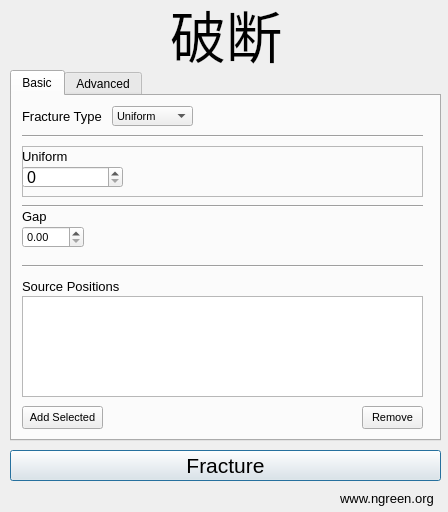
<?xml version="1.0" encoding="UTF-8"?>
<ui version="4.0">
 <class>Dialog</class>
 <widget class="QDialog" name="Dialog">
  <property name="geometry">
   <rect>
    <x>0</x>
    <y>0</y>
    <width>448</width>
    <height>512</height>
   </rect>
  </property>
  <property name="windowTitle">
   <string>Dialog</string>
  </property>
  <widget class="QLabel" name="lbl_title">
   <property name="geometry">
    <rect>
     <x>170</x>
     <y>0</y>
     <width>112</width>
     <height>68</height>
    </rect>
   </property>
   <property name="font">
    <font>
     <pointsize>42</pointsize>
    </font>
   </property>
   <property name="text">
    <string>破断</string>
   </property>
  </widget>
  <widget class="QPushButton" name="btn_fracture">
   <property name="geometry">
    <rect>
     <x>10</x>
     <y>450</y>
     <width>431</width>
     <height>31</height>
    </rect>
   </property>
   <property name="font">
    <font>
     <pointsize>16</pointsize>
    </font>
   </property>
   <property name="text">
    <string>Fracture</string>
   </property>
  </widget>
  <widget class="QTabWidget" name="tab_main">
   <property name="geometry">
    <rect>
     <x>10</x>
     <y>70</y>
     <width>431</width>
     <height>371</height>
    </rect>
   </property>
   <property name="currentIndex">
    <number>0</number>
   </property>
   <widget class="QWidget" name="tabpage_basic">
    <attribute name="title">
     <string>Basic</string>
    </attribute>
    <widget class="QLabel" name="lbl_fracture_type">
     <property name="geometry">
      <rect>
       <x>10</x>
       <y>10</y>
       <width>91</width>
       <height>21</height>
      </rect>
     </property>
     <property name="font">
      <font>
       <pointsize>10</pointsize>
      </font>
     </property>
     <property name="text">
      <string>Fracture Type</string>
     </property>
    </widget>
    <widget class="QComboBox" name="cb_fracture_type">
     <property name="geometry">
      <rect>
       <x>100</x>
       <y>10</y>
       <width>81</width>
       <height>20</height>
      </rect>
     </property>
     <property name="font">
      <font>
       <pointsize>8</pointsize>
      </font>
     </property>
     <item>
      <property name="text">
       <string>Uniform</string>
      </property>
     </item>
     <item>
      <property name="text">
       <string>Cluster</string>
      </property>
     </item>
     <item>
      <property name="text">
       <string>Bezier</string>
      </property>
     </item>
    </widget>
    <widget class="Line" name="splitter_a">
     <property name="geometry">
      <rect>
       <x>10</x>
       <y>30</y>
       <width>401</width>
       <height>20</height>
      </rect>
     </property>
     <property name="orientation">
      <enum>Qt::Horizontal</enum>
     </property>
    </widget>
    <widget class="QLabel" name="lbl_gap">
     <property name="geometry">
      <rect>
       <x>10</x>
       <y>110</y>
       <width>61</width>
       <height>21</height>
      </rect>
     </property>
     <property name="font">
      <font>
       <pointsize>10</pointsize>
      </font>
     </property>
     <property name="text">
      <string>Gap</string>
     </property>
    </widget>
    <widget class="QDoubleSpinBox" name="spinner_gap">
     <property name="geometry">
      <rect>
       <x>10</x>
       <y>130</y>
       <width>62</width>
       <height>22</height>
      </rect>
     </property>
     <property name="font">
      <font>
       <pointsize>8</pointsize>
      </font>
     </property>
    </widget>
    <widget class="Line" name="splitter_b">
     <property name="geometry">
      <rect>
       <x>10</x>
       <y>100</y>
       <width>401</width>
       <height>20</height>
      </rect>
     </property>
     <property name="orientation">
      <enum>Qt::Horizontal</enum>
     </property>
    </widget>
    <widget class="Line" name="splitter_c">
     <property name="geometry">
      <rect>
       <x>10</x>
       <y>160</y>
       <width>401</width>
       <height>20</height>
      </rect>
     </property>
     <property name="orientation">
      <enum>Qt::Horizontal</enum>
     </property>
    </widget>
    <widget class="QLabel" name="lbl_source_positions">
     <property name="geometry">
      <rect>
       <x>10</x>
       <y>180</y>
       <width>101</width>
       <height>21</height>
      </rect>
     </property>
     <property name="font">
      <font>
       <pointsize>10</pointsize>
      </font>
     </property>
     <property name="text">
      <string>Source Positions</string>
     </property>
    </widget>
    <widget class="QPushButton" name="btn_remove_source_position">
     <property name="geometry">
      <rect>
       <x>350</x>
       <y>310</y>
       <width>61</width>
       <height>23</height>
      </rect>
     </property>
     <property name="font">
      <font>
       <pointsize>8</pointsize>
      </font>
     </property>
     <property name="text">
      <string>Remove</string>
     </property>
    </widget>
    <widget class="QPushButton" name="btn_add_selected_source_position">
     <property name="geometry">
      <rect>
       <x>10</x>
       <y>310</y>
       <width>81</width>
       <height>23</height>
      </rect>
     </property>
     <property name="font">
      <font>
       <pointsize>8</pointsize>
      </font>
     </property>
     <property name="text">
      <string>Add Selected</string>
     </property>
    </widget>
    <widget class="QListView" name="lv_source_positions">
     <property name="geometry">
      <rect>
       <x>10</x>
       <y>200</y>
       <width>401</width>
       <height>101</height>
      </rect>
     </property>
    </widget>
    <widget class="QFrame" name="frame_uniform">
     <property name="geometry">
      <rect>
       <x>10</x>
       <y>50</y>
       <width>401</width>
       <height>51</height>
      </rect>
     </property>
     <property name="frameShape">
      <enum>QFrame::StyledPanel</enum>
     </property>
     <property name="frameShadow">
      <enum>QFrame::Raised</enum>
     </property>
     <widget class="QSpinBox" name="spin_uniform_uniform">
      <property name="geometry">
       <rect>
        <x>0</x>
        <y>20</y>
        <width>101</width>
        <height>22</height>
       </rect>
      </property>
      <property name="font">
       <font>
        <pointsize>12</pointsize>
       </font>
      </property>
     </widget>
     <widget class="QLabel" name="lbl_uniform_uniform">
      <property name="geometry">
       <rect>
        <x>0</x>
        <y>0</y>
        <width>101</width>
        <height>21</height>
       </rect>
      </property>
      <property name="font">
       <font>
        <pointsize>10</pointsize>
       </font>
      </property>
      <property name="text">
       <string>Uniform</string>
      </property>
     </widget>
     <zorder>spin_uniform_uniform</zorder>
     <zorder>lbl_uniform_uniform</zorder>
     <zorder>horizontalLayoutWidget</zorder>
    </widget>
    <zorder>lbl_fracture_type</zorder>
    <zorder>cb_fracture_type</zorder>
    <zorder>splitter_a</zorder>
    <zorder>lbl_gap</zorder>
    <zorder>spinner_gap</zorder>
    <zorder>splitter_b</zorder>
    <zorder>splitter_c</zorder>
    <zorder>lbl_source_positions</zorder>
    <zorder>btn_remove_source_position</zorder>
    <zorder>btn_add_selected_source_position</zorder>
    <zorder>lv_source_positions</zorder>
    <zorder>frame_uniform</zorder>
    <zorder>lbl_title</zorder>
   </widget>
   <widget class="QWidget" name="tabpage_advanced">
    <attribute name="title">
     <string>Advanced</string>
    </attribute>
    <widget class="QLineEdit" name="txt_generated_command">
     <property name="geometry">
      <rect>
       <x>10</x>
       <y>30</y>
       <width>401</width>
       <height>20</height>
      </rect>
     </property>
     <property name="font">
      <font>
       <pointsize>8</pointsize>
      </font>
     </property>
    </widget>
    <widget class="QLabel" name="lbl_generated_command">
     <property name="geometry">
      <rect>
       <x>10</x>
       <y>10</y>
       <width>121</width>
       <height>16</height>
      </rect>
     </property>
     <property name="font">
      <font>
       <pointsize>10</pointsize>
      </font>
     </property>
     <property name="text">
      <string>Generated Command</string>
     </property>
    </widget>
   </widget>
  </widget>
  <widget class="QFrame" name="frame_cluster">
   <property name="geometry">
    <rect>
     <x>470</x>
     <y>220</y>
     <width>401</width>
     <height>51</height>
    </rect>
   </property>
   <property name="frameShape">
    <enum>QFrame::StyledPanel</enum>
   </property>
   <property name="frameShadow">
    <enum>QFrame::Raised</enum>
   </property>
   <widget class="QSpinBox" name="spin_cluster_uniform">
    <property name="geometry">
     <rect>
      <x>0</x>
      <y>20</y>
      <width>101</width>
      <height>22</height>
     </rect>
    </property>
    <property name="font">
     <font>
      <pointsize>10</pointsize>
     </font>
    </property>
   </widget>
   <widget class="QLabel" name="lbl_cluster_uniform">
    <property name="geometry">
     <rect>
      <x>0</x>
      <y>0</y>
      <width>101</width>
      <height>21</height>
     </rect>
    </property>
    <property name="font">
     <font>
      <pointsize>10</pointsize>
     </font>
    </property>
    <property name="text">
     <string>Uniform</string>
    </property>
   </widget>
   <widget class="QDoubleSpinBox" name="spin_cluster_flux">
    <property name="geometry">
     <rect>
      <x>330</x>
      <y>20</y>
      <width>62</width>
      <height>22</height>
     </rect>
    </property>
    <property name="font">
     <font>
      <pointsize>10</pointsize>
     </font>
    </property>
   </widget>
   <widget class="QLabel" name="lbl_cluster_flux">
    <property name="geometry">
     <rect>
      <x>330</x>
      <y>0</y>
      <width>61</width>
      <height>21</height>
     </rect>
    </property>
    <property name="font">
     <font>
      <pointsize>10</pointsize>
     </font>
    </property>
    <property name="text">
     <string>Flux</string>
    </property>
   </widget>
   <widget class="QLabel" name="lbl_cluster_primary">
    <property name="geometry">
     <rect>
      <x>110</x>
      <y>0</y>
      <width>101</width>
      <height>21</height>
     </rect>
    </property>
    <property name="font">
     <font>
      <pointsize>10</pointsize>
     </font>
    </property>
    <property name="text">
     <string>Primary</string>
    </property>
   </widget>
   <widget class="QSpinBox" name="spin_cluster_primary">
    <property name="geometry">
     <rect>
      <x>110</x>
      <y>20</y>
      <width>101</width>
      <height>22</height>
     </rect>
    </property>
    <property name="font">
     <font>
      <pointsize>10</pointsize>
     </font>
    </property>
   </widget>
   <widget class="QLabel" name="lbl_cluster_secondary">
    <property name="geometry">
     <rect>
      <x>220</x>
      <y>0</y>
      <width>101</width>
      <height>21</height>
     </rect>
    </property>
    <property name="font">
     <font>
      <pointsize>10</pointsize>
     </font>
    </property>
    <property name="text">
     <string>Secondary</string>
    </property>
   </widget>
   <widget class="QSpinBox" name="spin_cluster_secondary">
    <property name="geometry">
     <rect>
      <x>220</x>
      <y>20</y>
      <width>101</width>
      <height>22</height>
     </rect>
    </property>
    <property name="font">
     <font>
      <pointsize>10</pointsize>
     </font>
    </property>
   </widget>
  </widget>
  <widget class="QFrame" name="frame_bezier">
   <property name="geometry">
    <rect>
     <x>470</x>
     <y>140</y>
     <width>401</width>
     <height>51</height>
    </rect>
   </property>
   <property name="frameShape">
    <enum>QFrame::StyledPanel</enum>
   </property>
   <property name="frameShadow">
    <enum>QFrame::Raised</enum>
   </property>
   <widget class="QSpinBox" name="spin_uniform_bezier">
    <property name="geometry">
     <rect>
      <x>0</x>
      <y>20</y>
      <width>101</width>
      <height>22</height>
     </rect>
    </property>
    <property name="font">
     <font>
      <pointsize>10</pointsize>
     </font>
    </property>
   </widget>
   <widget class="QLabel" name="lbl_bezier_uniform">
    <property name="geometry">
     <rect>
      <x>0</x>
      <y>0</y>
      <width>101</width>
      <height>21</height>
     </rect>
    </property>
    <property name="font">
     <font>
      <pointsize>10</pointsize>
     </font>
    </property>
    <property name="text">
     <string>Uniform</string>
    </property>
   </widget>
   <widget class="QDoubleSpinBox" name="spin_bezier_flux">
    <property name="geometry">
     <rect>
      <x>110</x>
      <y>20</y>
      <width>62</width>
      <height>22</height>
     </rect>
    </property>
    <property name="font">
     <font>
      <pointsize>10</pointsize>
     </font>
    </property>
   </widget>
   <widget class="QLabel" name="lbl_bezier_flux">
    <property name="geometry">
     <rect>
      <x>110</x>
      <y>0</y>
      <width>61</width>
      <height>21</height>
     </rect>
    </property>
    <property name="font">
     <font>
      <pointsize>10</pointsize>
     </font>
    </property>
    <property name="text">
     <string>Flux</string>
    </property>
   </widget>
  </widget>
  <widget class="QLabel" name="lbl_copyright">
   <property name="geometry">
    <rect>
     <x>340</x>
     <y>490</y>
     <width>101</width>
     <height>16</height>
    </rect>
   </property>
   <property name="font">
    <font>
     <pointsize>10</pointsize>
    </font>
   </property>
   <property name="text">
    <string>www.ngreen.org</string>
   </property>
  </widget>
 </widget>
 <resources/>
 <connections/>
</ui>
